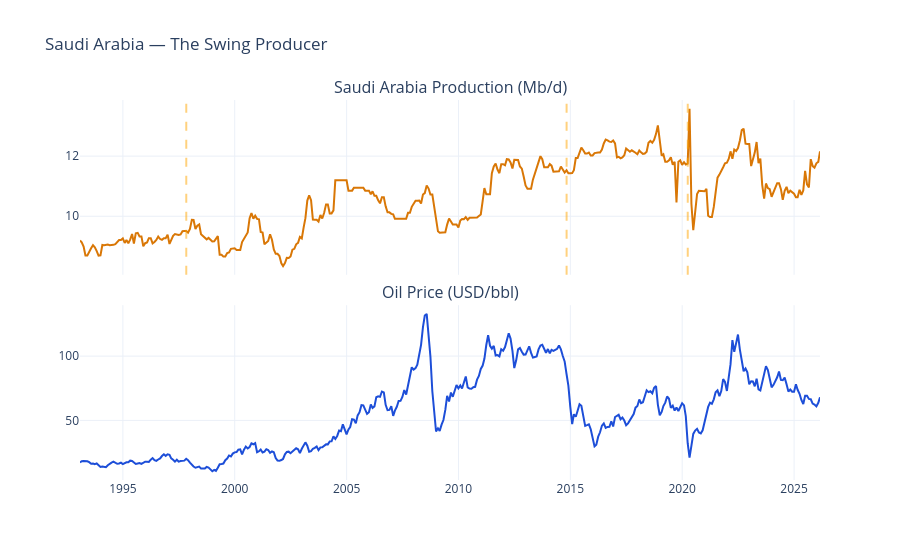

Here is the notebook cell this chart was saved with:
### Markdown cell above
## 3. Saudi Arabia — The Swing Producer

### Code cell
# Saudi Arabia is the only country with enough spare capacity to act as swing producer
# When price falls, Saudi can cut. When market needs supply, Saudi raises.
saudi = master.dropna(subset=['prod_saudi', 'price_world']).copy()

# Saudi production change month-on-month
saudi['saudi_mom_chg'] = saudi['prod_saudi'].diff()

fig = make_subplots(rows=2, cols=1, shared_xaxes=True, vertical_spacing=0.08,
                    subplot_titles=['Saudi Arabia Production (Mb/d)',
                                    'Oil Price (USD/bbl)'])

fig.add_trace(go.Scatter(
    x=saudi.index, y=saudi['prod_saudi'],
    mode='lines', name='Saudi production',
    line=dict(color='#D97706', width=2)
), row=1, col=1)

fig.add_trace(go.Scatter(
    x=saudi.index, y=saudi['price_world'],
    mode='lines', name='Price',
    line=dict(color='#1D4ED8', width=2)
), row=2, col=1)

# Annotate major Saudi decisions
events = [
    ('1997-11', 'Saudi raises output\n(Asian crisis context)', 1, 8.0),
    ('2014-11', 'OPEC defends\nmarket share', 1, 9.8),
    ('2020-04', 'COVID: Saudi\nraises then cuts', 1, 10.0),
]
for dt, txt, row, y in events:
    fig.add_vline(x=dt, line_dash='dash', line_color='orange',
                  opacity=0.5, row=row, col=1)

fig.update_layout(
    title='Saudi Arabia — The Swing Producer',
    template='plotly_white', height=560, hovermode='x unified',
    showlegend=False
)
fig.show()

### Figure 1 — Plotly figure (JSON) as saved in the notebook; plotly's stock layout.template omitted (floating-point values rounded to 4 significant figures; data arrays with more than 128 entries replaced by an {"elided": "..."} marker saying what was removed)
{"data": [{"line": {"color": "#D97706", "width": 2}, "mode": "lines", "name": "Saudi production", "type": "scatter", "x": {"elided": "398 str values"}, "xaxis": "x", "y": {"elided": "398 float values"}, "yaxis": "y"}, {"line": {"color": "#1D4ED8", "width": 2}, "mode": "lines", "name": "Price", "type": "scatter", "x": {"elided": "398 str values"}, "xaxis": "x2", "y": {"elided": "398 float values"}, "yaxis": "y2"}], "layout": {"annotations": [{"font": {"size": 16}, "showarrow": false, "text": "Saudi Arabia Production (Mb/d)", "x": 0.5, "xanchor": "center", "xref": "paper", "y": 1, "yanchor": "bottom", "yref": "paper"}, {"font": {"size": 16}, "showarrow": false, "text": "Oil Price (USD/bbl)", "x": 0.5, "xanchor": "center", "xref": "paper", "y": 0.46, "yanchor": "bottom", "yref": "paper"}], "height": 560, "hovermode": "x unified", "shapes": [{"line": {"color": "orange", "dash": "dash"}, "opacity": 0.5, "type": "line", "x0": "1997-11", "x1": "1997-11", "xref": "x", "y0": 0, "y1": 1, "yref": "y domain"}, {"line": {"color": "orange", "dash": "dash"}, "opacity": 0.5, "type": "line", "x0": "2014-11", "x1": "2014-11", "xref": "x", "y0": 0, "y1": 1, "yref": "y domain"}, {"line": {"color": "orange", "dash": "dash"}, "opacity": 0.5, "type": "line", "x0": "2020-04", "x1": "2020-04", "xref": "x", "y0": 0, "y1": 1, "yref": "y domain"}], "showlegend": false, "title": {"text": "Saudi Arabia — The Swing Producer"}, "xaxis": {"anchor": "y", "domain": [0, 1], "matches": "x2", "showticklabels": false}, "xaxis2": {"anchor": "y2", "domain": [0, 1]}, "yaxis": {"anchor": "x", "domain": [0.54, 1]}, "yaxis2": {"anchor": "x2", "domain": [0, 0.46]}}}
